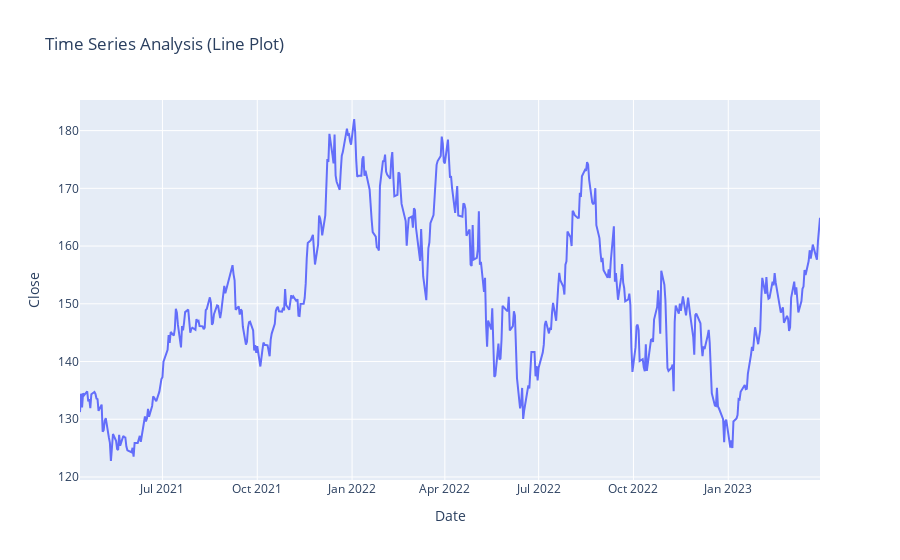

The cell this chart's notebook holds for it:
### Code cell
import plotly.express as px
figure = px.line(data, x = data.index, 
                 y = "Close", 
                 title = "Time Series Analysis (Line Plot)")
figure.show()

### Figure 1 — Plotly figure (JSON) as saved in the notebook; plotly's stock layout.template omitted (floating-point values rounded to 4 significant figures; data arrays with more than 128 entries replaced by an {"elided": "..."} marker saying what was removed)
{"data": [{"hovertemplate": "Date=%{x}<br>Close=%{y}<extra></extra>", "legendgroup": "", "line": {"color": "#636efa", "dash": "solid"}, "marker": {"symbol": "circle"}, "mode": "lines", "name": "", "orientation": "v", "showlegend": false, "type": "scatter", "x": {"elided": "498 str values"}, "xaxis": "x", "y": {"elided": "498 float values"}, "yaxis": "y"}], "layout": {"legend": {"tracegroupgap": 0}, "title": {"text": "Time Series Analysis (Line Plot)"}, "xaxis": {"anchor": "y", "domain": [0, 1], "title": {"text": "Date"}}, "yaxis": {"anchor": "x", "domain": [0, 1], "title": {"text": "Close"}}}}
